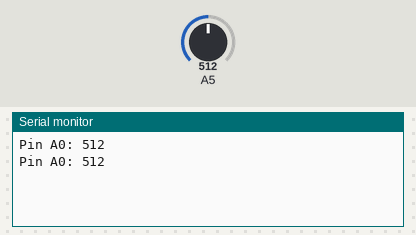
The sketch below on a simulated Arduino Uno, built with avr-gcc and run on an emulated ATmega328P. On the bench: the last lines printed to the serial monitor. The test bench sets the inputs (shaded band); at power-on: A5 = 512.

Above: at 1.8 s.
1.9 s: A5 set to 716
At 2.8 s:
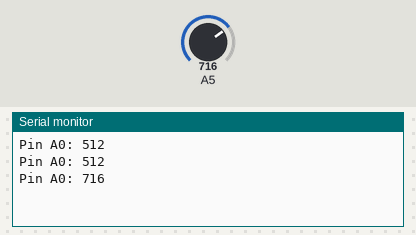
3.4 s: A5 set to 900
At 4.3 s:
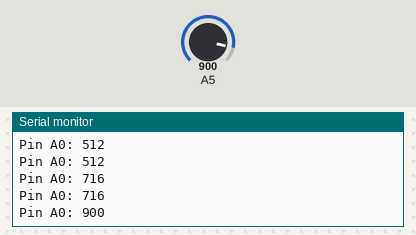
Timing chart, 0 to 6.4 s (numbered marks = the images above; inputs shaded):
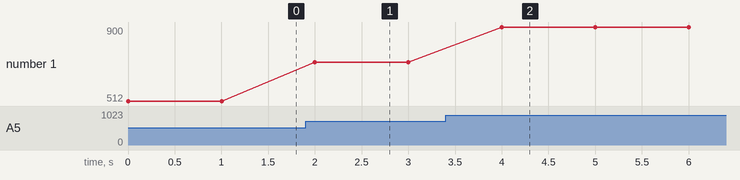

The sketch:

only_mq2.ino
```cpp
void setup() {
  pinMode(A5, INPUT);
  Serial.begin(115200);
}
// vcc,gnd,A5
// MQ2.A0=ARDUINO.A5
void loop() {
  int analogSensor = analogRead(A5);

  Serial.print("Pin A0: ");
  Serial.println(analogSensor);

  delay(1000);
}
```

Measured:
- after the input at 1.9 s, the serial monitor: prints a new line after 0.10 s (image 1)
- after the input at 3.4 s, the serial monitor: prints a new line after 0.60 s (image 2)
- plotted number 1: 512 → 716 after the input at 1.9 s, 716 → 900 after the input at 3.4 s
